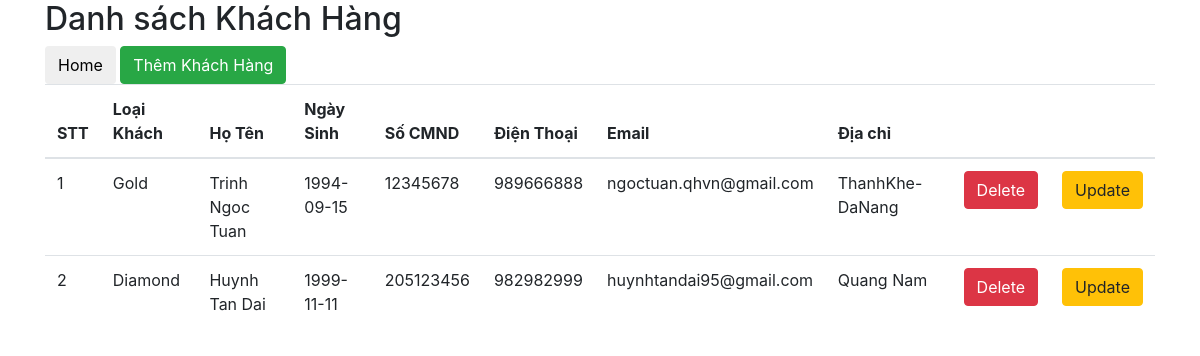
Screenshot of /showCustomer.php with the database file from the repository.
### tables this page shows
CREATE TABLE `khachhang` (
  `IDKhachHang` int(11) NOT NULL,
  `IDLoaiKhach` int(11) NOT NULL,
  `HoTen` varchar(50) NOT NULL,
  `NgaySinh` date NOT NULL,
  `SoCMND` int(11) NOT NULL,
  `DienThoai` int(11) NOT NULL,
  `Email` varchar(50) NOT NULL,
  `DiaChi` varchar(200) NOT NULL
);

CREATE TABLE `loaikhach` (
  `IDLoaiKhach` int(11) NOT NULL,
  `TenLoaiKhach` varchar(50) NOT NULL
);

### controller/CustomerController.php (called while the page is built, shortened)
<?php
class CustomerController
{
    public $CustomerDB;
    public function __construct()
    {
        $connection = new DBConnection("mysql:host=localhost;dbname=qlfurama", "root", "");
        $this->CustomerDB = new CustomerDB($connection->connect());
    }
    public function showCustomer(){
        $customers = $this->CustomerDB->getListCustomer();
        include "view/listCustomer.php";
    }
}

### model/DBConnection.php (called while the page is built, shortened)
<?php
class DBConnection
{
    public $dsn;
    public $user;
    public $password;
    public function __construct($dsn, $user, $password)
    {
        $this->dsn = $dsn;
        $this->password = $password;
        $this->user = $user;
    }
    public function connect()
    {
        return new PDO($this->dsn, $this->user, $this->password);
    }
}

### model/CustomerDB.php (called while the page is built, shortened)
<?php
class CustomerDB
{
    public $connection;
    public function __construct($connection)
    {
        $this->connection = $connection;
    }
    public function getListCustomer() {
        $sql = "SELECT * FROM khachhang INNER JOIN loaikhach ON khachhang.IDLoaiKhach = loaikhach.IDLoaiKhach";
        $statement = $this->connection->prepare($sql);
        $statement->execute();
        $result = $statement->fetchAll();
        return $result;
    }
}

### view/listCustomer.php (the view)
<h2>Danh sách Khách Hàng</h2>
<a href="./home.php "><button  type="submit" class="btn">Home</button></a>
<a href="./showCustomer.php?page=addNewCustomer" ><button  type="submit" class="btn btn-success">Thêm Khách Hàng </button></a>
<table class="table">
    <thead>
    <tr>
        <th>STT</th>
        <th>Loại Khách</th>
        <th>Họ Tên</th>
        <th>Ngày Sinh</th>
        <th>Số CMND</th>
        <th>Điện Thoại</th>
        <th>Email</th>
        <th>Địa chỉ</th>
        <th></th>
        <th></th>
    </tr>
    </thead>
    <tbody>
    <?php foreach ($customers as $key => $customer): ?>
    <tr>
        <td><?php echo ++$key ?></td>
        <td><?php echo $customer['TenLoaiKhach'] ?></td>
        <td><?php echo $customer['HoTen'] ?></td>
        <td><?php echo $customer['NgaySinh'] ?></td>
        <td><?php echo $customer['SoCMND'] ?></td>
        <td><?php echo $customer['DienThoai'] ?></td>
        <td><?php echo $customer['Email'] ?></td>
        <td><?php echo $customer['DiaChi'] ?></td>
        <td> <a href="./showCustomer.php?page=deleteCustomer&id=<?php echo $customer['IDKhachHang']; ?>" class="btn btn-danger">Delete</a></td>
        <td> <a href="./showCustomer.php?page=editCustomer&id=<?php echo $customer['IDKhachHang']; ?>" class="btn btn-warning">Update</a></td>
        <?php endforeach; ?>
    </tbody>
</table>

### rows the page displays
khachhang: IDLoaiKhach.TenLoaiKhach "Gold", HoTen "Trinh Ngoc Tuan", NgaySinh "1994-09-15", SoCMND "12345678", DienThoai "989666888", Email "ngoctuan.qhvn@gmail.com", DiaChi "ThanhKhe-DaNang"
khachhang: IDLoaiKhach.TenLoaiKhach "Diamond", HoTen "Huynh Tan Dai", NgaySinh "1999-11-11", SoCMND "205123456", DienThoai "982982999", Email "huynhtandai95@gmail.com", DiaChi "Quang Nam"
